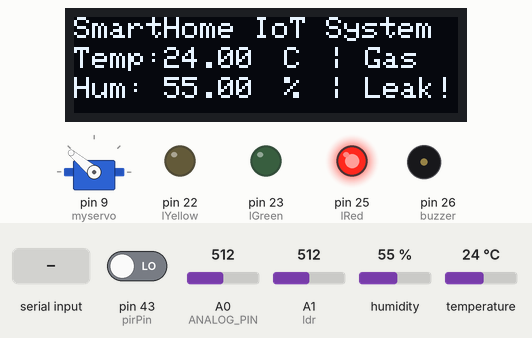
Recording of a sketch running on a simulated Arduino Mega 2560, built with avr-gcc and run on an emulated ATmega2560. Parts: servo, 128×32 one-colour display, output pins drawn as LEDs (lit = HIGH), buzzer (waves = sounding, pin HIGH). The test bench sets the inputs (shaded band); at power-on: A0 (ANALOG_PIN) = 512, pin 43 (pirPin) LOW, humidity 55 %, A1 (ldr) = 512, temperature 24 °C. Pins used as bus, display or sensor lines are not drawn.

Above: at 3.2 s.
3.3 s: A0 (ANALOG_PIN) set to 140
4.8 s: A0 (ANALOG_PIN) set to 119
At 5.2 s:
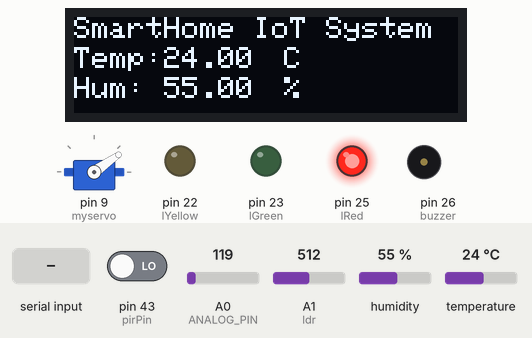
6.4 s: pin 43 (pirPin) driven HIGH
At 7.6 s:
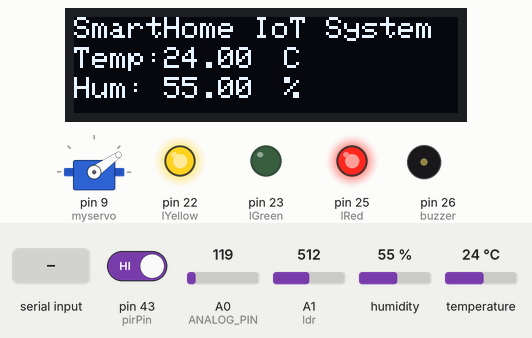
7.9 s: pin 43 (pirPin) driven LOW
At 8.9 s:
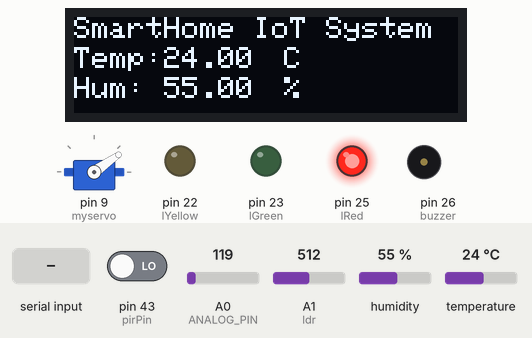
9.4 s: "H" received over Serial
At 9.8 s:
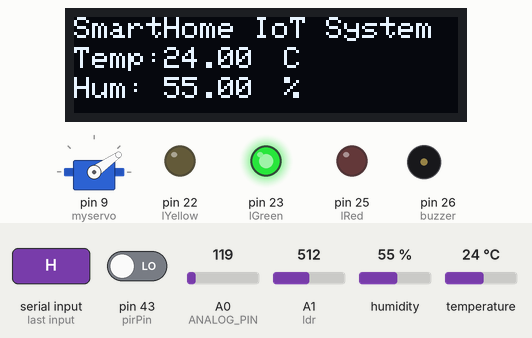
11.0 s: humidity set to 22 %
At 11.9 s:
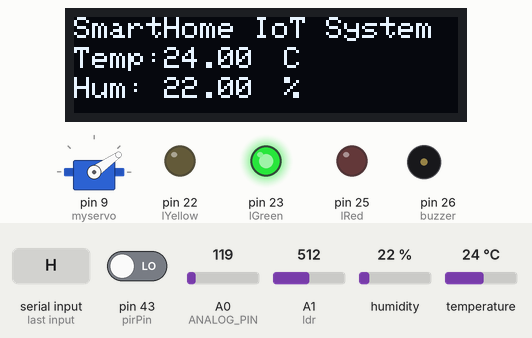
Timing chart, 0 to 13.6 s (numbered marks = the images above; inputs shaded):
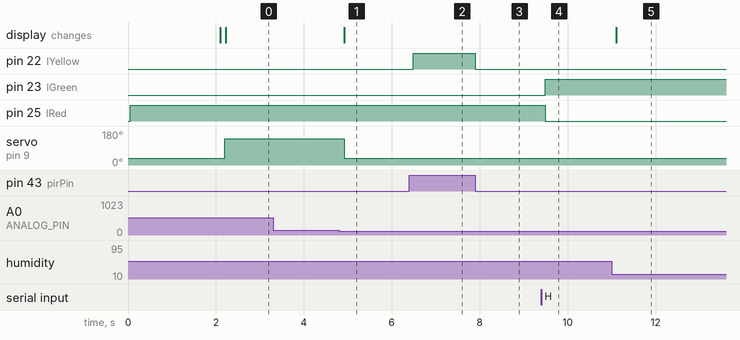

Measured:
- the behaviour switches between 128 and 127 on A0 (ANALOG_PIN) (found by bisection; images 0 and 1)
- after the input at 3.3 s, every drawn part: stays the same
- after the input at 4.8 s, servo on pin 9 (myservo): 140° → 35° after 0.12 s; the display: changes after 0.12 s (image 1)
- after the input at 6.4 s, pin 22 (lYellow): LOW → HIGH after 0.09 s
- after the input at 7.9 s, pin 22 (lYellow): HIGH → LOW at once
- after the input at 9.4 s, pin 23 (lGreen): LOW → HIGH after 0.09 s; pin 25 (lRed): HIGH → LOW after 0.09 s
- after the input at 11.0 s, the display: changes after 0.11 s (image 5)

The sketch:

TESTv4_-_Final.ino
```cpp
/*
 * +---------------------------------------------------+
 *              MASTER THESIS ARDUINO PART V1
 * +---------------------------------------------------+
 * Library MFRC522:
 * DHT Sensor Library: https://github.com/adafruit/DHT-sensor-library
 * Adafruit Unified Sensor Lib: https://github.com/adafruit/Adafruit_Sensor
 */

/* +---------------+
 * |   LIBRARIES   |
 * +---------------+
 */

//RFID
#include <SPI.h>
#include <MFRC522.h>

//SERVO MOTOR
#include <Servo.h>

//DHT
#include <Adafruit_Sensor.h>
#include <DHT.h>
#include <DHT_U.h>

//OLED
#include <Wire.h>
#include <Adafruit_GFX.h>
#include <Adafruit_SSD1306.h>

/* +-----------------+
 * |   DEFINITIONS   |
 * +-----------------+
 */

//RFID
#define RST_PIN 5  //MEGA
#define SS_PIN 53  //MEGA

//GAS SENSOR
#define ANALOG_PIN 0
#define co2Zero 105

//DHT
#define DHTPIN 31      // Digital pin connected to the DHT sensor
#define DHTTYPE DHT11  // DHT 11

//OLED
#define SCREEN_WIDTH 128  // OLED display width, in pixels
#define SCREEN_HEIGHT 32  // OLED display height, in pixels

/* +-------------+
 * |   OBJECTS   |
 * +-------------+
 */

//RFID
MFRC522 mfrc522(SS_PIN, RST_PIN);  // Create MFRC522 instance
MFRC522::MIFARE_Key key;

byte joserraUID[4];
byte guest[4];

//SERVO MOTOR
Servo myservo;

//DHT
DHT_Unified dht(DHTPIN, DHTTYPE);

//OLED
// Declaration for an SSD1306 display connected to I2C (SDA, SCL pins)
Adafruit_SSD1306 display(SCREEN_WIDTH, SCREEN_HEIGHT, &Wire, -1);

/* +--------------------+
 * |   SENSORS PINOUT   |
 * +--------------------+
 */

//LED Signals
int lGreen = 23;   // Alarm ON
int lRed = 25;     // Alarm OFF
int lYellow = 22;  // Outside light

//PIR Sensor
int pirPin = 43;      // Input for HC-S501
int nDetections = 0;  //Count the number of times movement was detected during the alarm is connected
int oneTime = 0;      //Only add one each time movement was detected

//Buzzer
int buzzer = 26;  //the pin of the active buzzer

//LDR
int ldr = A1;  // Photoresistor at Arduino analog pin A0

/* +--------------------+
 * |   SENSORS VALUES   |
 * +--------------------+
 */

//PIR
int pirValue;  // Place to store read PIR Value

//StateAlarm
bool stateAlarm = false;

//GAS SENSOR
uint16_t gasVal;
int co2ppm = 0;
bool gasLeak = false;

//SERVO MOTOR
bool windowIsOpen = false;
bool wantWindowOpen = false;
bool auxWindow = false;

//DHT
float tempDHT = 0.0;
float humDHT = 0.0;

//LDR
int lightVal;
bool isNight;


/* +-------------------+
 * |   AUX FUNCTIONS   |
 * +-------------------+
 */

void rfidConfig() {

  SPI.begin();         // Init SPI bus
  mfrc522.PCD_Init();  // Init MFRC522 card

  // Prepare key - all keys are set to FFFFFFFFFFFFh at chip delivery from the factory.
  for (byte i = 0; i < 6; i++) {
    key.keyByte[i] = 0xFF;
  }

  //Set my personal key ID
  joserraUID[0] = 0x19;
  joserraUID[1] = 0xEF;
  joserraUID[2] = 0x2A;
  joserraUID[3] = 0xB9;

  //Set the guest key ID
  guest[0] = 0x69;
  guest[1] = 0xD1;
  guest[2] = 0xF6;
  guest[3] = 0x97;
}

void ioConfig() {

  pinMode(pirPin, INPUT);  //Movement sensor INPUT

  pinMode(buzzer, OUTPUT);  //initialize the buzzer pin as an output

  pinMode(lGreen, OUTPUT);
  pinMode(lRed, OUTPUT);
  pinMode(lYellow, OUTPUT);

  digitalWrite(lRed, HIGH);

  myservo.attach(9);
  myservo.write(35);

  dht.begin();

  if (!display.begin(SSD1306_SWITCHCAPVCC, 0x3C)) {
    Serial.println(F("SSD1306 allocation failed"));
    for (;;)
      ;
  }
  delay(2000);
  display.clearDisplay();

  display.setTextSize(1);
  display.setTextColor(WHITE);
  display.setCursor(0, 0);
  // Display static text
  display.println("SmartHome IoT System");
  display.display();
}

void rfidRead() {
  int matches = 0;

  // Look for new cards, and select one if present
  if (!mfrc522.PICC_IsNewCardPresent() || !mfrc522.PICC_ReadCardSerial()) {
    delay(50);
    return;
  }

  // Now a card is selected. The UID and SAK is in mfrc522.uid.

  // Now, print the UID of the Card
  //Serial.print(F("Card UID:"));
  for (byte i = 0; i < mfrc522.uid.size; i++) {
    //Serial.print(mfrc522.uid.uidByte[i] < 0x10 ? " 0" : " ");
    //Serial.print(mfrc522.uid.uidByte[i], HEX);

    if (mfrc522.uid.uidByte[i] == joserraUID[i] || mfrc522.uid.uidByte[i] == guest[i]) {
      matches++;
    }
  }

  //Serial.println();

  if (matches == 4) {
    //Serial.println("Bienvenido");
    //Serial.println();

    //Change the state of the Alarm
    stateAlarm = !stateAlarm;
    nDetections = 0;
  }

  delay(1500);
}

void readGasValue() {

  int co2now[10];   //int array for co2 readings
  int co2raw = 0;   //int for raw value of co2
  int co2comp = 0;  //int for compensated co2
  co2ppm = 0;       //int for calculated ppm
  int zzz = 0;      //int for averaging
  int grafX = 0;    //int for x value of graph

  for (int x = 0; x < 10; x++) {  //samplpe co2 10x over 2 seconds
    gasVal = analogRead(ANALOG_PIN);
    co2now[x] = gasVal;
    //delay(200);
  }

  for (int x = 0; x < 10; x++) {  //add samples together
    zzz = zzz + co2now[x];
  }
  co2raw = zzz / 10;                          //divide samples by 10
  co2comp = co2raw - co2Zero;                 //get compensated value
  co2ppm = map(co2comp, 0, 1023, 400, 5000);  //map value for atmospheric levels

  if (co2ppm >= 1000) {

    if (!wantWindowOpen) {
      //The window will be closed after
      auxWindow = true;
    }

    //Open Window if closed
    myservo.write(140);
    windowIsOpen = true;
    gasLeak = true;

  } else if (co2ppm <= 500) {

    //Gas leak fixed
    gasLeak = false;

    //Close Window if do not want to be opened
    if (!wantWindowOpen) {

      myservo.write(35);
      windowIsOpen = false;
    }
  }
}

void valuesToOLED() {
  display.clearDisplay();

  display.setCursor(0, 0);
  // Display static text
  display.println("SmartHome IoT System");

  display.setCursor(0, 10);
  // Display temperature
  display.println("Temp:");

  display.setCursor(30, 10);
  display.println(tempDHT);
  display.setCursor(70, 10);
  display.println("C");

  display.setCursor(0, 20);
  // Display temperature
  display.println("Hum:");

  display.setCursor(30, 20);
  display.println(humDHT);
  display.setCursor(70, 20);
  display.println("%");

  if (gasLeak) {

    display.setCursor(85, 10);
    // Display temperature
    display.println("| Gas");

    display.setCursor(85, 20);
    // Display temperature
    display.println("| Leak!");
  }

  display.display();
}

void readTempHum() {
  // Get temperature event and print its value.
  sensors_event_t event;
  dht.temperature().getEvent(&event);

  if (isnan(event.temperature)) {
    //Serial.println(F("Error reading temperature!"));
  } else {

    tempDHT = event.temperature;
  }
  // Get humidity event and print its value.
  dht.humidity().getEvent(&event);
  if (isnan(event.relative_humidity)) {
    //Serial.println(F("Error reading humidity!"));
  } else {

    humDHT = event.relative_humidity;
  }

  valuesToOLED();
}

void readLightVal() {

  lightVal = analogRead(ldr);
  if (lightVal < 800) {
    isNight = true;
  } else if (lightVal >= 800) {
    isNight = false;
  }
}

void sendValues() {

  /*
   * STRUCTURE
   * +------------+-------+-------------+-------+----------+-------+--------------+-------+------+-------+-----+-------+---------+
   * | stateAlarm | SPACE | nDetections | SPACE | gasValue | SPACE | windowIsOpen | SPACE | temp | SPACE | hum | SPACE | isNight |
   * +------------+-------+-------------+-------+----------+-------+--------------+-------+------+-------+-----+-------+---------+
   *
   */

  //Serial.print("State:");
  //Serial.print(" ");
  Serial.print(stateAlarm);
  //Serial.println();

  //Serial.print("nDetections:");
  Serial.print(" ");
  Serial.print(nDetections);
  //Serial.println();

  //Serial.print("gasValue:");
  Serial.print(" ");
  Serial.print(co2ppm);
  //Serial.println();

  //Serial.print("windowIsOpen:");
  Serial.print(" ");
  Serial.print(windowIsOpen);
  //Serial.println();

  //Serial.print("tempDHT:");
  Serial.print(" ");
  Serial.print(tempDHT);
  //Serial.println();

  //Serial.print("humDHT:");
  Serial.print(" ");
  Serial.print(humDHT);
  //Serial.println();

  //Serial.print("isNight:");
  Serial.print(" ");
  Serial.print(isNight);
  Serial.println();
}

void raspCommands() {
  //if (Serial.available())
  //{
  char c = Serial.read();  //Store the command in a variable
  if (c == 'H') {
    //Turn ON the alarm
    stateAlarm = true;
    nDetections = 0;

  } else if (c == 'L') {
    //Turn OFF the alarm
    stateAlarm = false;
    nDetections = 0;

  } else if (c == 'W') {
    //Change the state of the window
    if (!auxWindow) {
      wantWindowOpen = true;
      windowIsOpen = true;
      myservo.write(140);
    }
    auxWindow = false;

  } else if (c == 'M') {
    //Change the state of the window
    wantWindowOpen = false;
    windowIsOpen = false;
    myservo.write(35);

  } else if (c == 'D') {
    //Send the values to the serial
    sendValues();
  }
  //}
}

/* +--------------------------+
 * |   START OF THE PROGRAM   |
 * +--------------------------+
 */

void setup() {

  Serial.begin(9600);  // Initialize serial communications with the PC
  while (!Serial)
    ;  // Do nothing if no serial port is opened (added for Arduinos based on ATMEGA32U4)

  rfidConfig();
  ioConfig();
}

void loop() {

  rfidRead();
  raspCommands();

  //Read lightIntensity
  readLightVal();

  if (stateAlarm) {
    //ALARM ON

    digitalWrite(lGreen, HIGH);
    digitalWrite(lRed, LOW);

    //Read pirValue
    pirValue = digitalRead(pirPin);

    while (pirValue == 1) {
      if (oneTime == 0) {
        nDetections++;
        oneTime++;
      }

      digitalWrite(lYellow, HIGH);
      digitalWrite(buzzer, HIGH);
      delay(2);  //wait for 2ms
      digitalWrite(buzzer, LOW);
      delay(2);  //wait for 2ms
      pirValue = digitalRead(pirPin);
    }
    oneTime = 0;
    digitalWrite(lYellow, LOW);
  } else {

    //ALARM OFF

    digitalWrite(lGreen, LOW);
    digitalWrite(lRed, HIGH);

    //Read pirValue
    pirValue = digitalRead(pirPin);

    while (pirValue == 1) {

      if (isNight) {
        digitalWrite(lYellow, HIGH);
      }

      pirValue = digitalRead(pirPin);
    }
    digitalWrite(lYellow, LOW);
  }

  //Read gasValue
  readGasValue();

  //read TempHum
  readTempHum();
}
```
